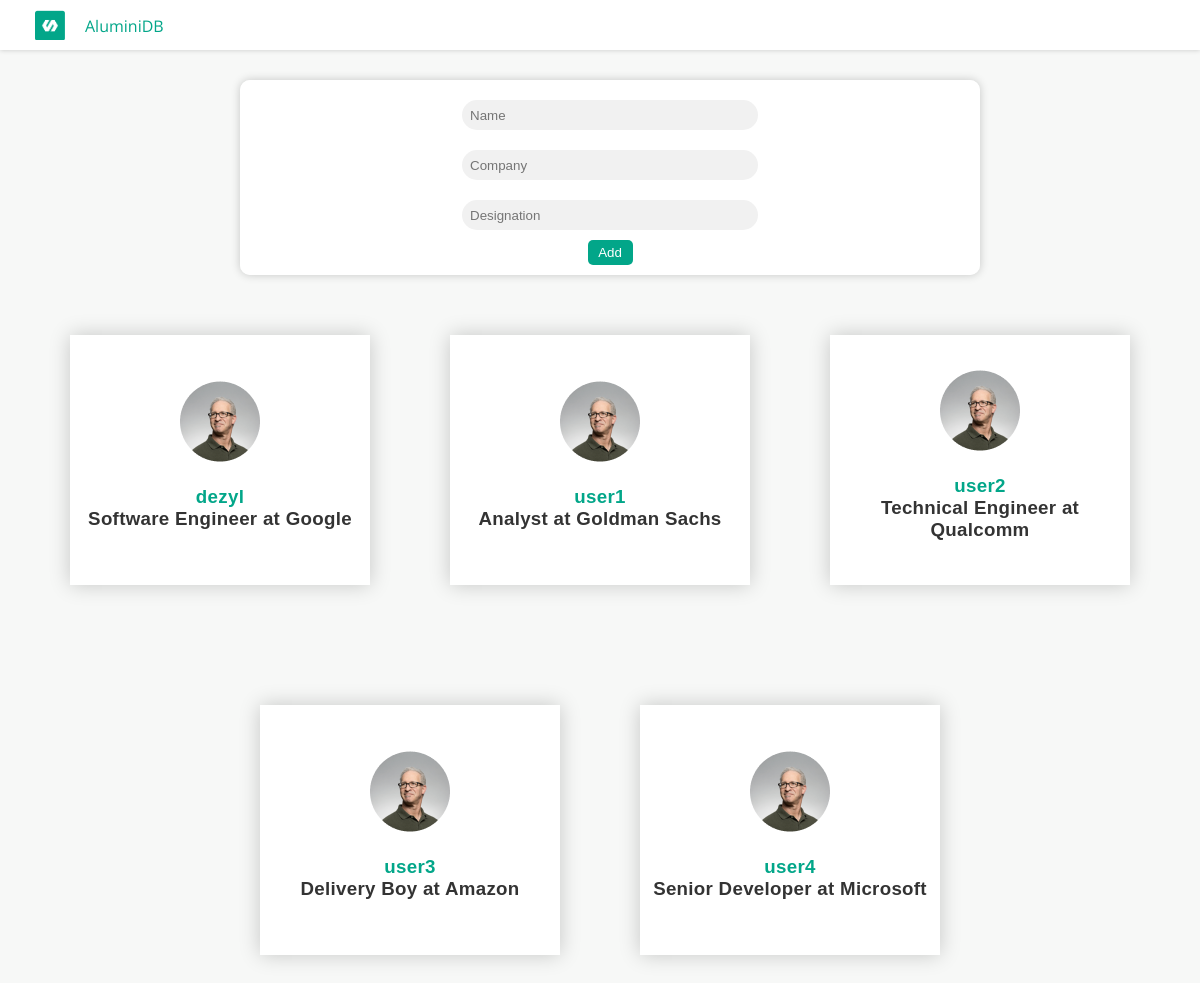
The page / on the database its author committed.
### blog/models.py (models this page shows, shortened)
class Post(models.Model):
    position = models.CharField(max_length=100)
    content = models.TextField()
    date_posted = models.DateTimeField(default=timezone.now)
    fullname = models.ForeignKey(User, on_delete=models.CASCADE)
    company = models.CharField(max_length=100)

### blog/views.py (the view)
# urls.py: path('', views.home, name='blog-home'),
def home(request):
    if request.method=="POST":
        fullname = request.POST.get('fullname')
        company = request.POST.get('company')
        position = request.POST.get('position')
        ins = Post(fullname=request.user, company=company, position=position)
        ins.save()
    context = {
        'posts':Post.objects.all()
        }
    return render(request, 'blog/home.html', context)

### blog/templates/blog/home.html (shortened to what this page needs)
{% extends "blog/base.html" %}
{%block content%}
<nav><img class="logo" src="/static/blog/Logo.png"/><div class="org">
    AluminiDB</div></nav>
<section class="formbox">
    <form action="" method="POST">
        <fieldset>
        <div class="form-entry">
        <input type="text" id="nameofperson" name="fullname" placeholder="Name"></div>
        <div class="form-entry">
        <input type="text" id="companyofperson" name="company" placeholder="Company"></div>
        <div class="form-entry">
        <input type="text" id="designationofperson" name="position" placeholder="Designation"></div>
        <button type="submit">Add</button>
        </fieldset>
    </form>
</section>
{% for post in posts %}
    <section>
    <div class="container">
        <div class="card">
            <div class="content">
                <div class="avatar"><img src="/static/blog/Avatar.png"></div>
                <div class="contentbox">
                    <h3><span>{{ post.fullname }}<br></span>{{ post.position }} at {{post.company}}</h3>
                </div>
            </div>
        </div>
    </div>
</section>
{% endfor %}
{%endblock%}

### blog/templates/blog/base.html (shortened to what this page needs)
{%load static%}<!DOCTYPE html>
<html>
<head>
    <link rel="stylesheet" type="text/css" href="{%static 'blog/main.css'%}">
</head>
<body>
      {%block content%}{%endblock%}
</body>
</html>

### blog/static/blog/main.css (style rules this page uses)
* { margin: 0; padding: 0; font-family: sans-serif; }
body { display: flex; justify-content: center; align-self: center; flex-wrap: wrap; background: rgb(247, 248, 247); min-height: 100vh; }
.container { position: relative; z-index: 1; display: flex; justify-content: center; align-items: center; flex-wrap: wrap; margin: 40px 20px; }
.container .card { position: relative; width: 300px; height: 250px; background: white; margin: 20px; box-shadow: 0 0 20px rgba(0,0,0,0.2); display: flex; justify-content: center; align-items: center; }
.container .card .content { position: relative; display: flex; justify-content: center; align-items: center; flex-direction: column; }
.container .card .content .avatar { position: relative; border-radius: 50%; }
.container .card .content .contentbox { color: rgba(0,0,0,0.8); font-weight: 300; letter-spacing: 0.3px; text-align: center; margin: 20px 0 10px; }
.container .card .content .contentbox h3 span { color: #02A689; margin-bottom: 20px; }
.logo { Width:30px; Height:30px; margin-right: -5px; margin-left: 25px; padding: 10px; }
nav { Display: flex; background-color: white; box-shadow: 0 0 5px rgba(0,0,0,0.2); color: #02A689; width: 100%; height: 50px; }
.org { padding: 15px; font-family: 'Open Sans', sans-serif; }
input { margin: 10px; background: #F1F1F1; border-radius: 40px; width: 40%; border-style: hidden; height: 20px; padding-top: 5px; padding-bottom: 5px; padding-left: 8px; }
button { color: white; border-radius: 5px; background: #02A689; width: 45px; border-style: hidden; height: 25px; }
.formbox { width: 100%; }
fieldset { width: 60%; text-align: center; background-color: white; box-shadow: 0 0 10px rgba(0,0,0,0.2); margin-top: 30px; margin-left: 20%; border-radius: 10px; padding: 10px; border-style: hidden; }

### rows shown on the page
Post: fullname "dezyl", position "Software Engineer", company "Google"
Post: fullname "user1", position "Analyst", company "Goldman Sachs"
Post: fullname "user2", position "Technical Engineer", company "Qualcomm"
Post: fullname "user3", position "Delivery Boy", company "Amazon"
Post: fullname "user4", position "Senior Developer", company "Microsoft"
